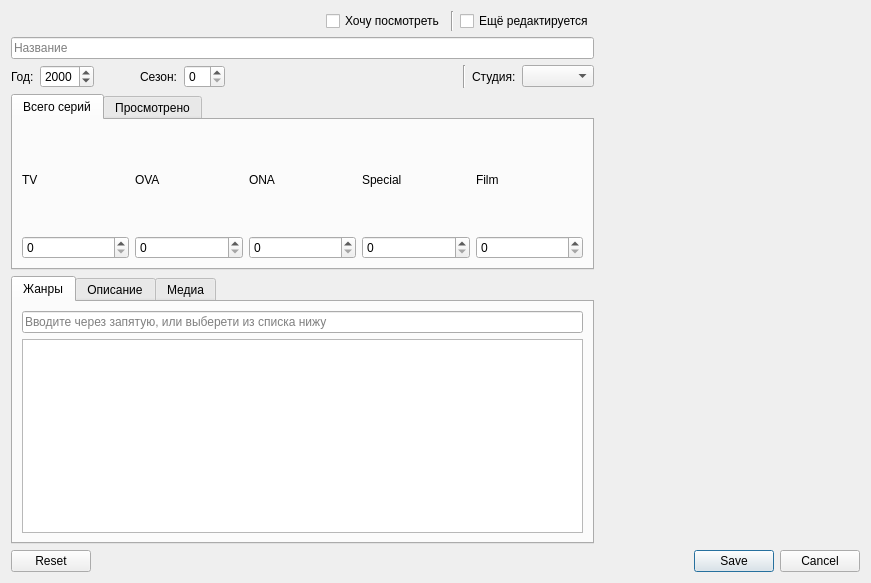
<?xml version="1.0" encoding="UTF-8"?>
<ui version="4.0">
 <class>DialogAddEdit</class>
 <widget class="QDialog" name="DialogAddEdit">
  <property name="geometry">
   <rect>
    <x>0</x>
    <y>0</y>
    <width>871</width>
    <height>583</height>
   </rect>
  </property>
  <property name="windowTitle">
   <string>Dialog</string>
  </property>
  <layout class="QVBoxLayout" name="verticalLayout">
   <item>
    <layout class="QHBoxLayout" name="HLay_0">
     <item>
      <layout class="QVBoxLayout" name="VLay_0">
       <item>
        <layout class="QHBoxLayout" name="HLay_1">
         <item>
          <spacer name="HSpacer_0">
           <property name="orientation">
            <enum>Qt::Horizontal</enum>
           </property>
           <property name="sizeHint" stdset="0">
            <size>
             <width>40</width>
             <height>20</height>
            </size>
           </property>
          </spacer>
         </item>
         <item>
          <widget class="QCheckBox" name="CheckBox_LookLater">
           <property name="text">
            <string>Хочу посмотреть</string>
           </property>
          </widget>
         </item>
         <item>
          <widget class="Line" name="line">
           <property name="orientation">
            <enum>Qt::Vertical</enum>
           </property>
          </widget>
         </item>
         <item>
          <widget class="QCheckBox" name="CheckBox_Editing">
           <property name="text">
            <string>Ещё редактируется</string>
           </property>
          </widget>
         </item>
        </layout>
       </item>
       <item>
        <widget class="QLineEdit" name="LineEdit_Title">
         <property name="placeholderText">
          <string>Название</string>
         </property>
        </widget>
       </item>
       <item>
        <layout class="QVBoxLayout" name="VLay_OrigTitle">
         <property name="topMargin">
          <number>0</number>
         </property>
        </layout>
       </item>
       <item>
        <layout class="QHBoxLayout" name="HLay_DirectorAndSound">
         <property name="topMargin">
          <number>0</number>
         </property>
        </layout>
       </item>
       <item>
        <layout class="QHBoxLayout" name="horizontalLayout_2">
         <property name="topMargin">
          <number>0</number>
         </property>
         <item>
          <widget class="QLabel" name="Lbl_Year">
           <property name="text">
            <string>Год:</string>
           </property>
          </widget>
         </item>
         <item>
          <widget class="QDateTimeEdit" name="DateTimeEdit_Year">
           <property name="displayFormat">
            <string>yyyy</string>
           </property>
          </widget>
         </item>
         <item>
          <spacer name="HSpacer_1">
           <property name="orientation">
            <enum>Qt::Horizontal</enum>
           </property>
           <property name="sizeType">
            <enum>QSizePolicy::Minimum</enum>
           </property>
           <property name="sizeHint" stdset="0">
            <size>
             <width>40</width>
             <height>20</height>
            </size>
           </property>
          </spacer>
         </item>
         <item>
          <widget class="QLabel" name="Lbl_Season">
           <property name="text">
            <string>Сезон:</string>
           </property>
          </widget>
         </item>
         <item>
          <widget class="QSpinBox" name="SpinBox_Season"/>
         </item>
         <item>
          <spacer name="HSpacer_2">
           <property name="orientation">
            <enum>Qt::Horizontal</enum>
           </property>
           <property name="sizeHint" stdset="0">
            <size>
             <width>40</width>
             <height>20</height>
            </size>
           </property>
          </spacer>
         </item>
         <item>
          <widget class="Line" name="line_2">
           <property name="orientation">
            <enum>Qt::Vertical</enum>
           </property>
          </widget>
         </item>
         <item>
          <widget class="QLabel" name="Lbl_Studio">
           <property name="text">
            <string>Студия:</string>
           </property>
          </widget>
         </item>
         <item>
          <widget class="QComboBox" name="ComboBox_Studio"/>
         </item>
        </layout>
       </item>
       <item>
        <widget class="QTabWidget" name="TabWidget_Series">
         <property name="currentIndex">
          <number>0</number>
         </property>
         <widget class="QWidget" name="tab_allSeries">
          <attribute name="title">
           <string>Всего серий</string>
          </attribute>
          <layout class="QGridLayout" name="gridLayout">
           <item row="0" column="0">
            <widget class="QLabel" name="Lbl_TV1">
             <property name="text">
              <string>TV</string>
             </property>
            </widget>
           </item>
           <item row="0" column="1">
            <widget class="QLabel" name="Lbl_OVA1">
             <property name="text">
              <string>OVA</string>
             </property>
            </widget>
           </item>
           <item row="0" column="2">
            <widget class="QLabel" name="Lbl_ONA1">
             <property name="text">
              <string>ONA</string>
             </property>
            </widget>
           </item>
           <item row="0" column="3">
            <widget class="QLabel" name="Lbl_Spec1">
             <property name="text">
              <string>Special</string>
             </property>
            </widget>
           </item>
           <item row="0" column="4">
            <widget class="QLabel" name="Lbl_Film1">
             <property name="text">
              <string>Film</string>
             </property>
            </widget>
           </item>
           <item row="1" column="0">
            <widget class="QSpinBox" name="SpinBox_aTV"/>
           </item>
           <item row="1" column="1">
            <widget class="QSpinBox" name="SpinBox_aOVA"/>
           </item>
           <item row="1" column="2">
            <widget class="QSpinBox" name="SpinBox_aONA"/>
           </item>
           <item row="1" column="3">
            <widget class="QSpinBox" name="SpinBox_aSpec"/>
           </item>
           <item row="1" column="4">
            <widget class="QSpinBox" name="SpinBox_aFilm"/>
           </item>
          </layout>
         </widget>
         <widget class="QWidget" name="tab_lookSeries">
          <attribute name="title">
           <string>Просмотрено</string>
          </attribute>
          <layout class="QGridLayout" name="gridLayout_2">
           <item row="0" column="0">
            <widget class="QLabel" name="Lbl_TV2">
             <property name="text">
              <string>TV</string>
             </property>
            </widget>
           </item>
           <item row="0" column="1">
            <widget class="QLabel" name="Lbl_OVA2">
             <property name="text">
              <string>OVA</string>
             </property>
            </widget>
           </item>
           <item row="0" column="2">
            <widget class="QLabel" name="Lbl_ONA2">
             <property name="text">
              <string>ONA</string>
             </property>
            </widget>
           </item>
           <item row="0" column="3">
            <widget class="QLabel" name="Lbl_Spec2">
             <property name="text">
              <string>Special</string>
             </property>
            </widget>
           </item>
           <item row="0" column="4">
            <widget class="QLabel" name="Lbl_Film2">
             <property name="text">
              <string>Film</string>
             </property>
            </widget>
           </item>
           <item row="1" column="0">
            <widget class="QSpinBox" name="SpinBox_vTV"/>
           </item>
           <item row="1" column="1">
            <widget class="QSpinBox" name="SpinBox_vOVA"/>
           </item>
           <item row="1" column="2">
            <widget class="QSpinBox" name="SpinBox_vONA"/>
           </item>
           <item row="1" column="3">
            <widget class="QSpinBox" name="SpinBox_vSpec"/>
           </item>
           <item row="1" column="4">
            <widget class="QSpinBox" name="SpinBox_vFilm"/>
           </item>
          </layout>
         </widget>
        </widget>
       </item>
       <item>
        <widget class="QTabWidget" name="TabWidget_2">
         <property name="currentIndex">
          <number>0</number>
         </property>
         <widget class="QWidget" name="tab">
          <attribute name="title">
           <string>Жанры</string>
          </attribute>
          <layout class="QVBoxLayout" name="verticalLayout_2">
           <item>
            <widget class="QLineEdit" name="LineEdit_Tags">
             <property name="placeholderText">
              <string>Вводите через запятую, или выберети из списка нижу</string>
             </property>
            </widget>
           </item>
           <item>
            <widget class="QListView" name="ListView_Tags"/>
           </item>
          </layout>
         </widget>
         <widget class="QWidget" name="tab_2">
          <attribute name="title">
           <string>Описание</string>
          </attribute>
          <layout class="QVBoxLayout" name="verticalLayout_3">
           <item>
            <widget class="QPlainTextEdit" name="PlainTextEdit_Description">
             <property name="placeholderText">
              <string>Описание</string>
             </property>
            </widget>
           </item>
          </layout>
         </widget>
         <widget class="QWidget" name="tab_3">
          <attribute name="title">
           <string>Медиа</string>
          </attribute>
          <layout class="QVBoxLayout" name="verticalLayout_4">
           <item>
            <layout class="QHBoxLayout" name="HLayout_Dir">
             <item>
              <widget class="QLineEdit" name="LineEdit_Dir">
               <property name="placeholderText">
                <string>Директория</string>
               </property>
              </widget>
             </item>
             <item>
              <widget class="QToolButton" name="toolButton">
               <property name="text">
                <string>*</string>
               </property>
               <property name="icon">
                <iconset resource="resource.qrc">
                 <normaloff>:/images/folder.png</normaloff>:/images/folder.png</iconset>
               </property>
               <property name="iconSize">
                <size>
                 <width>24</width>
                 <height>24</height>
                </size>
               </property>
              </widget>
             </item>
            </layout>
           </item>
           <item>
            <widget class="QLineEdit" name="LineEdit_URL">
             <property name="placeholderText">
              <string>URL</string>
             </property>
             <property name="clearButtonEnabled">
              <bool>true</bool>
             </property>
            </widget>
           </item>
           <item>
            <spacer name="VSpacer_0">
             <property name="orientation">
              <enum>Qt::Vertical</enum>
             </property>
             <property name="sizeHint" stdset="0">
              <size>
               <width>20</width>
               <height>138</height>
              </size>
             </property>
            </spacer>
           </item>
          </layout>
         </widget>
        </widget>
       </item>
      </layout>
     </item>
     <item>
      <widget class="QLabel" name="Lbl_ImageCover">
       <property name="minimumSize">
        <size>
         <width>260</width>
         <height>0</height>
        </size>
       </property>
       <property name="maximumSize">
        <size>
         <width>360</width>
         <height>16777215</height>
        </size>
       </property>
       <property name="text">
        <string/>
       </property>
      </widget>
     </item>
    </layout>
   </item>
   <item>
    <widget class="QDialogButtonBox" name="BtnBox">
     <property name="standardButtons">
      <set>QDialogButtonBox::Cancel|QDialogButtonBox::Reset|QDialogButtonBox::Save</set>
     </property>
    </widget>
   </item>
  </layout>
 </widget>
 <resources>
  <include location="resource.qrc"/>
 </resources>
 <connections/>
</ui>
